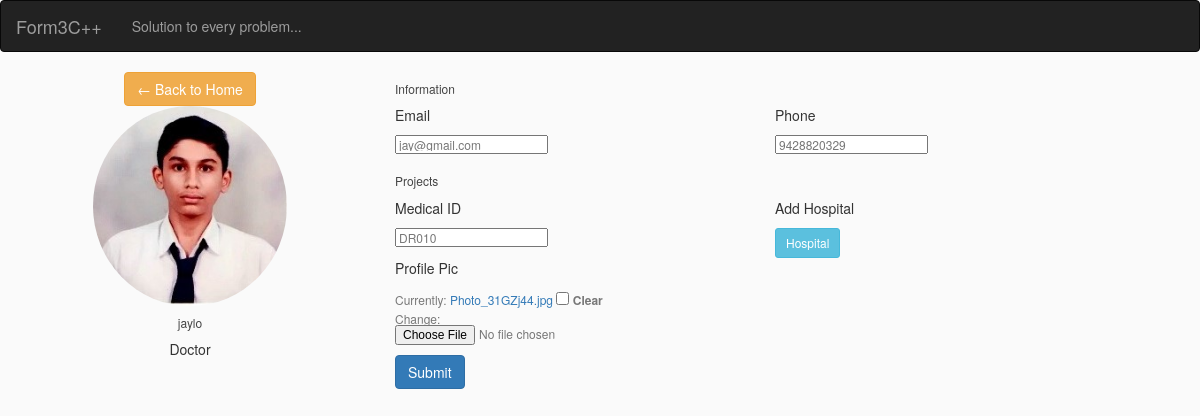
Page /profile/ (signed in) on the committed database.
### Forms/models.py (models this page shows, shortened)
class Doctor(models.Model):
	user=models.OneToOneField(User,on_delete=models.SET_NULL,null=True)
	phone = models.CharField(max_length=200, null=True,blank=True)
	email = models.CharField(max_length=200, null=True,blank=True)
	medicalId = models.CharField(max_length=10, null=True,blank=True)
	profile_pic = models.ImageField(default="profile1.png",null=True, blank=True)

### Forms/views.py (the view)
# urls.py: path('profile/',views.ViewProfile,name='profile'),
@login_required(login_url='login')
def ViewProfile(request):
	doctor = request.user.doctor
	ViewHospital = request.user.doctor.hospital_set.all()
	form = DoctorProfileForm(instance=doctor)
	if request.method == 'POST':
		form = DoctorProfileForm(request.POST, request.FILES,instance=doctor)
		if form.is_valid():
			form.save()
	context = {'form':form,'hospital':ViewHospital}
	return render(request, 'Forms/profile.html',context)

### Forms/forms.py
class DoctorProfileForm(ModelForm):
	class Meta:
		model = Doctor
		fields = '__all__'
		exclude = ['user']

### Forms/templates/Forms/profile.html (shortened to what this page needs)
{% load static %}
<!DOCTYPE html>
<html>
<head>
    <link rel="stylesheet" href="https://maxcdn.bootstrapcdn.com/bootstrap/3.4.1/css/bootstrap.min.css">
    <link rel="stylesheet" type="text/css" href="{% static 'form/main.css' %}">
  <link rel="stylesheet" href="https://cdnjs.cloudflare.com/ajax/libs/font-awesome/4.7.0/css/font-awesome.min.css">
</head>
<body>
  <nav class="navbar navbar-inverse">
  <div class="container-fluid">
    <div class="navbar-header">
      <a class="navbar-brand" href="{% url 'form-start'%}">Form3C++</a>
    </div>
    <ul class="nav navbar-nav">
     <p class="navbar-text">Solution to every problem...</p>
    </ul>
  </div>
</nav>
<div class="page-content page-container" id="page-content">
    <div class="padding">
        <div class="row container d-flex justify-content-center">
            <div class="col-xl-6 col-md-12">
                <div class="card user-card-full">
                    <div class="row m-l-0 m-r-0">
                        <div class="col-sm-4 bg-c-lite-green user-profile">
                            <div class="card-block text-center text-white">
                            	<a class="btn btn-warning" href="{% url 'form-home' %}"> &#8592; Back to Home</a>
                                <div class="m-b-25"> <img src="{{request.user.doctor.profile_pic.url}}" class="profile-pic" alt="User-Profile-Image"> </div>
                                <h6 class="f-w-600">{{request.user.username}}</h6>
                                <p>Doctor</p>
                            </div>
                        </div>
                        <div class="col-sm-8">
                            <div class="card-block">
                              <form method="POST" action="" enctype="multipart/form-data">
                                <h6 class="m-b-20 p-b-5 b-b-default f-w-600">Information</h6>
                                <div class="row">
                                    <div class="col-sm-6">
                                        <p class="m-b-10 f-w-600">Email</p>
                                        <h6 class="text-muted f-w-400">{{form.email}}</h6>
                                    </div>
                                    <div class="col-sm-6">
                                        <p class="m-b-10 f-w-600">Phone</p>
                                        <h6 class="text-muted f-w-400">{{form.phone}}</h6>
                                    </div>
                                </div>
                                <h6 class="m-b-20 m-t-40 p-b-5 b-b-default f-w-600">Projects</h6>
                                <div class="row">
                                    <div class="col-sm-6">
                                        <p class="m-b-10 f-w-600">Medical ID</p>
                                        <h6 class="text-muted f-w-400">{{form.medicalId}}</h6>
                                    </div>
                                    <div class="col-sm-6">
                                    	<p class="m-b-10 f-w-600">Add Hospital</p>
                                        <a class="btn btn-sm btn-info" href="{% url 'form-hospital' %}">Hospital</a>
                                    </div>
                                </div>
                                  <div class="row">
                                    <div class="col-sm-6">
                                        <p class="m-b-10 f-w-600">Profile Pic</p>
                                        <h6 class="text-muted f-w-400">{{form.profile_pic}}</h6>
                                    </div>
                                   </div>
                                <input class="btn btn-primary" type="submit" name="Update Information">
                                </form>
                            </div>
                        </div>
                    </div>
                </div>
            </div>
        </div>
    </div>
</div>
</body>
</html>

### Forms/static/form/main.css (style rules this page uses)
body { background: #fafafa; color: #333333; }
h1, h2, h3, h4, h5, h6 { color: #444444; }
ul { margin: 0; }
img { width:auto; height: 400px; }

### Forms/templates/Forms/profile.html (style rules this page uses)
.profile-pic { max-width: 200px; max-height:200px; margin: 0 auto; border-radius: 50%; }

### rows in the picture
Doctor: email "jay@gmail.com", phone "9428820329", medicalId "DR010"

### other values in the picture
{{ request.user.username }} "jaylo"
